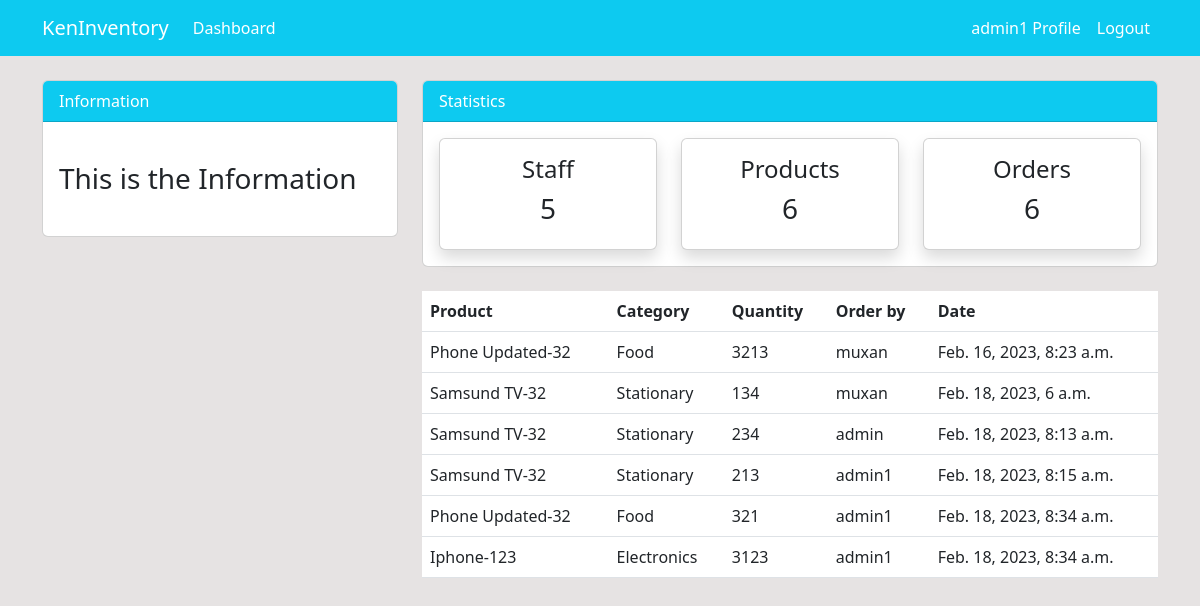
The page /order/ (signed in) on the database its author committed.
### dashboard/models.py (models this page shows, shortened)
class Order(models.Model):
    product = models.ForeignKey(Product, on_delete=models.CASCADE, null=True)
    staff = models.ForeignKey(User, models.CASCADE, null=True)
    order_quantity = models.PositiveIntegerField(null=True)
    date = models.DateTimeField(auto_now_add=True)
    class Meta:
        verbose_name_plural = 'Order'

class Product(models.Model):
    name = models.CharField(max_length=100, null=True)
    category = models.CharField(max_length=20, choices=CATEGORY, null=True)
    quantity = models.PositiveIntegerField(null=True)
    class Meta:
        verbose_name_plural = 'Product'
    def __str__(self):
        return f'{self.name}-{self.quantity}'

### dashboard/views.py (the view)
# urls.py: path('order/', views.order, name='dashboard-order'),
@login_required
def order(request):
   orders = Order.objects.all()
   orders_count = orders.count()
   workers_count = User.objects.all().count()
   product_count = Product.objects.all().count()
   context = {
      'orders': orders,
      'workers_count': workers_count,
      'orders_count':orders_count,
      'product_count':product_count,
   }
   return render(request, 'dashboard/order.html', context)

### templates/dashboard/order.html (shortened to what this page needs)
{% extends 'partials/base.html' %}
{% block content %}
{% include 'partials/topnav.html' %}
<div class="container">
    <div class="row my-4">
        <div class="col-md-4">
        </div>
        <div class="col-md-8">
            <table class="table bg-white">
                <thead class="bg-info">
                    <tr class="text-white">
                        <th scope="col">Product</th>
                        <th scope="col">Category</th>
                        <th scope="col">Quantity</th>
                        <th scope="col">Order by</th>
                        <th scope="col">Date</th>
                    </tr>
                </thead>
                <tbody>
                    {% for orders in orders %}
                    <tr>
                        <td>{{ orders.product }}</td>
                        <td>{{ orders.product.category }}</td>
                        <td>{{ orders.order_quantity }}</td>
                        <td>
                            {{ orders.staff.username }}
                        </td>
                        <td>
                            {{ orders.date }}
                        </td>
                    </tr>
                    {% endfor %}
                </tbody>
            </table>
        </div>
    </div>
</div>
{% endblock  %}

### templates/partials/nav.html (shortened to what this page needs)
<nav class="navbar navbar-expand-lg navbar-info bg-info">
    {% if user.is_authenticated %}
    <div class="container">
        <a class="navbar-brand text-white" href="{% url 'dashboard-index' %}">KenInventory</a>
        <div class="collapse navbar-collapse " id="navbarSupportedContent">
            <ul class="navbar-nav mr-auto">
                <li class="nav-item active">
                    <a class="nav-link text-white" href="{% url 'dashboard-index' %}">Dashboard </a>
                </li>
            </ul>
            <div class="navbar-collapse  justify-content-end">
                <ul class="navbar-nav ml-auto ">
                    <li class="nav-item active">
                        <a class="nav-link text-white" href="{% url 'user-profile' %}">{{ user.username }} Profile </a>
                    </li>
                    <li class="nav-item">
                        <a class="nav-link text-white" href="{% url 'user-logout' %}">Logout</a>
                    </li>
                </ul>
    {% endif %}
</nav>

### static/style.css (style rules this page uses)
body { background: rgb(230, 227, 227); }

### rows shown on the page
Order: product "Phone Updated-32", product.category "Food", order_quantity "3213", staff.username "muxan", date "Feb. 16, 2023, 8:23 a.m."
Order: product "Samsund TV-32", product.category "Stationary", order_quantity "134", staff.username "muxan", date "Feb. 18, 2023, 6 a.m."
Order: product "Samsund TV-32", product.category "Stationary", order_quantity "234", staff.username "admin", date "Feb. 18, 2023, 8:13 a.m."
Order: product "Samsund TV-32", product.category "Stationary", order_quantity "213", staff.username "admin1", date "Feb. 18, 2023, 8:15 a.m."
Order: product "Phone Updated-32", product.category "Food", order_quantity "321", staff.username "admin1", date "Feb. 18, 2023, 8:34 a.m."
Order: product "Iphone-123", product.category "Electronics", order_quantity "3123", staff.username "admin1", date "Feb. 18, 2023, 8:34 a.m."

### other values the page prints
{{ user.username }} "admin1"
{{ workers_count }} "5"
{{ product_count }} "6"
{{ orders_count }} "6"
